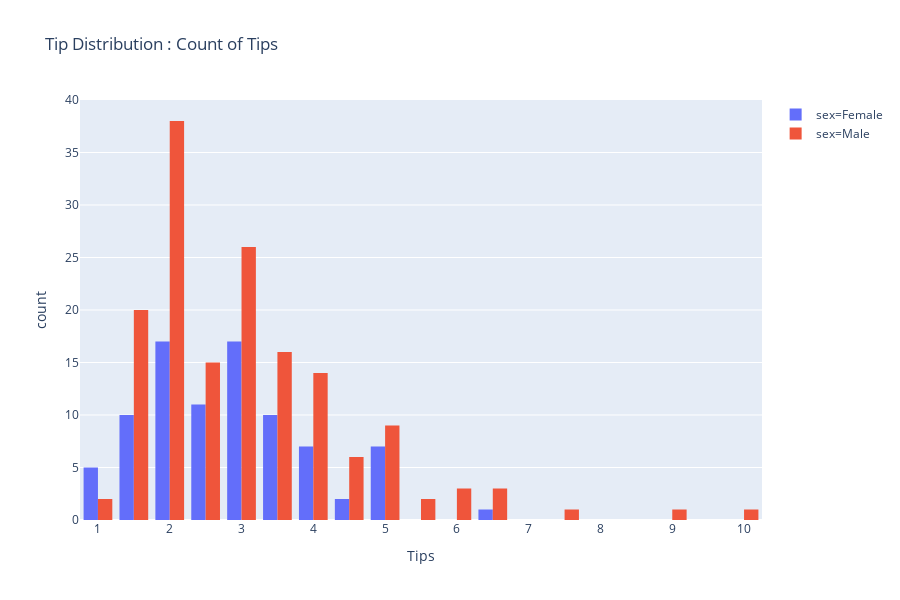

The code cell stored with this chart in its notebook:
### Markdown cell above
## Stacked Histogram

### Code cell
#Histograma labels
#Valores de propina por masculino y femenino "color='sex'"
px.histogram(data_frame=df
             , x="tip"
             , color='sex'
             , barmode = 'group'
             , labels={'tip':'Tips'}
             , title="Tip Distribution : Count of Tips"
             , template='plotly'
            )

### Figure 1 — Plotly figure (JSON) as saved in the notebook; plotly's stock layout.template omitted (floating-point values rounded to 4 significant figures; data arrays with more than 128 entries replaced by an {"elided": "..."} marker saying what was removed)
{"data": [{"alignmentgroup": "True", "bingroup": "x", "hoverlabel": {"namelength": 0}, "hovertemplate": "sex=Female<br>Tips=%{x}<br>count=%{y}", "legendgroup": "sex=Female", "marker": {"color": "#636efa"}, "name": "sex=Female", "offsetgroup": "sex=Female", "orientation": "v", "showlegend": true, "type": "histogram", "x": [1.01, 3.61, 5, 3.02, 1.67, 3.5, 2.75, 2.23, 3, 3, 2.45, 3.07, 2.6, 5.2, 1.5, 2.47, 1, 3, 3.14, 5, 2.2, 1.83, 5.17, 1, 4.3, 3.25, 2.5, 3, 2.5, 3.48, 4.08, 4, 1, 4, 3.5, 1.5, 1.8, 2.92, 1.68, 2.52, 4.2, 2, 2, 2.83, 1.5, 2, 3.25, 1.25, 2, 2, 2.75, 3.5, 5, 2.3, 1.5, 1.36, 1.63, 5.14, 3.75, 2.61, 2, 3, 1.61, 2, 4, 3.5, 3.5, 4.19, 5, 2, 2.01, 2, 2.5, 3.23, 2.23, 2.5, 6.5, 1.1, 3.09, 3.48, 3, 2.5, 2, 2.88, 4.67, 2, 3], "xaxis": "x", "yaxis": "y"}, {"alignmentgroup": "True", "bingroup": "x", "hoverlabel": {"namelength": 0}, "hovertemplate": "sex=Male<br>Tips=%{x}<br>count=%{y}", "legendgroup": "sex=Male", "marker": {"color": "#EF553B"}, "name": "sex=Male", "offsetgroup": "sex=Male", "orientation": "v", "showlegend": true, "type": "histogram", "x": {"elided": "157 float values"}, "xaxis": "x", "yaxis": "y"}], "layout": {"barmode": "group", "height": 600, "legend": {"tracegroupgap": 0}, "title": {"text": "Tip Distribution : Count of Tips"}, "xaxis": {"anchor": "y", "domain": [0, 1], "title": {"text": "Tips"}}, "yaxis": {"anchor": "x", "domain": [0, 1], "title": {"text": "count"}}}}
